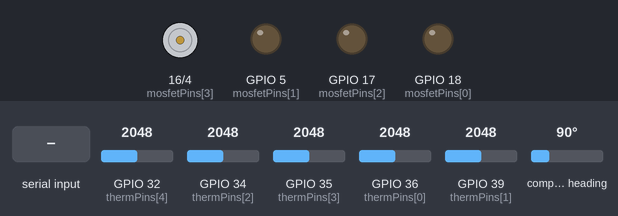
Recording of a sketch running on a simulated ESP32. On the bench: motor-driver pin pairs drawn as motors (green arrow = first pin HIGH = forward, orange = second pin HIGH = backward, longer = more drive), output pins drawn as LEDs (lit = HIGH). The inputs (shaded band) are chosen by the test bench; at power-on: GPIO 32 (thermPins[4]) = 2048, GPIO 34 (thermPins[2]) = 2048, GPIO 35 (thermPins[3]) = 2048, GPIO 36 (thermPins[0]) = 2048, GPIO 39 (thermPins[1]) = 2048, compass heading 90°. Nothing arrives over Bluetooth unless stated; pins used as bus, display or sensor lines are not drawn; what the sketch prints to the serial monitor is not drawn.

Above: at 1.3 s.
1.4 s: "90,45\n" received over Serial
At 1.7 s:
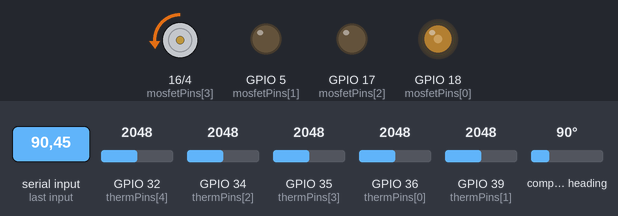
2.9 s: "30,150\n" received over the second serial link
At 4.1 s:
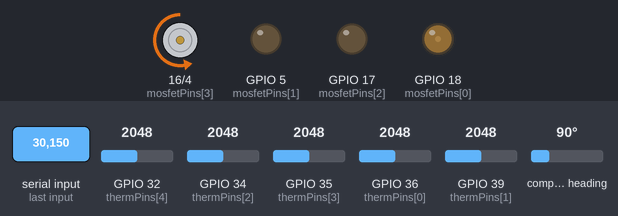
4.4 s: "1\n" received over Serial
At 5.4 s:
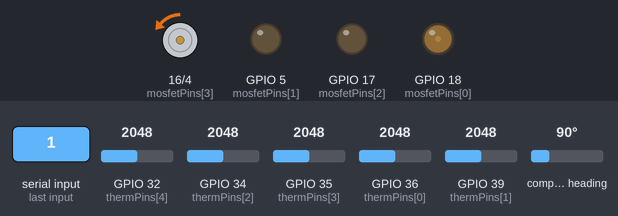
5.9 s: "200\n" received over the second serial link
At 6.8 s:
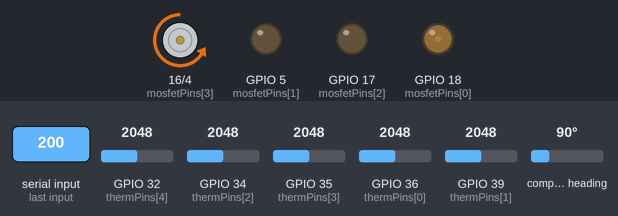
7.4 s: "90\n" received over Serial
At 8.0 s:
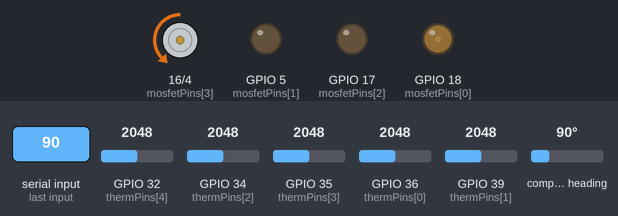
Timing chart, 0 to 10.4 s (numbered marks = the images above; inputs shaded):
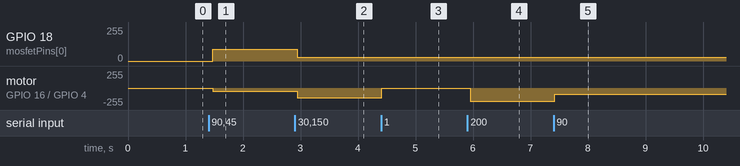

Measured:
- after the input at 1.4 s, GPIO 18 (mosfetPins[0]): 0/255 → 90/255 after 0.07 s; motor on GPIO 16 (mosfetPins[3]) / GPIO 4 (mosfetPins[4]): stopped → backward 45/255 after 0.07 s
- after the input at 2.9 s, GPIO 18 (mosfetPins[0]): 90/255 → 30/255 at once; motor on GPIO 16 (mosfetPins[3]) / GPIO 4 (mosfetPins[4]): backward 45/255 → backward 149/255 at once
- after the input at 4.4 s, motor on GPIO 16 (mosfetPins[3]) / GPIO 4 (mosfetPins[4]): backward 149/255 → backward 1/255 at once
- after the input at 5.9 s, motor on GPIO 16 (mosfetPins[3]) / GPIO 4 (mosfetPins[4]): backward 1/255 → backward 199/255 after 0.05 s
- after the input at 7.4 s, motor on GPIO 16 (mosfetPins[3]) / GPIO 4 (mosfetPins[4]): backward 199/255 → backward 90/255 at once

The sketch:

armband-glove.ino
```cpp
#include <Wire.h>
#include <Adafruit_Sensor.h>
#include <Adafruit_BNO055.h>
#include <utility/imumaths.h>
#include "BluetoothSerial.h"
#include <esp_now.h>
#include <WiFi.h>

#if !defined(CONFIG_BT_ENABLED) || !defined(CONFIG_BLUEDROID_ENABLED)
#error Bluetooth is not enabled!
#endif

BluetoothSerial SerialBT;

// --- BNO055 CONFIG ---
#define I2C_SDA 21
#define I2C_SCL 22
#define BNO_RST 23

Adafruit_BNO055 bno = Adafruit_BNO055(55, 0x29, &Wire);

// --- FINGER SENSOR CONFIG ---
#define NUM_FINGERS 5
const int thermPins[NUM_FINGERS] = {36, 39, 34, 35, 32};
const int mosfetPins[NUM_FINGERS] = {18, 5, 17, 16, 4};

// PWM Settings
const int pwmFreq = 5000;
const int pwmResolution = 8;
int mosfetPWM[NUM_FINGERS] = {0, 0, 0, 0, 0};

// --- ESP-NOW CONFIG ---
typedef struct struct_message {
  int id;
  float w;
  float x;
  float y;
  float z;
} struct_message;

struct_message incomingData;

// Arrays to hold the latest data from the S3s
float s3_1_quat[4] = {1.0, 0.0, 0.0, 0.0};
float s3_2_quat[4] = {1.0, 0.0, 0.0, 0.0};

// Callback function that will be executed when data is received
// Updated callback function for ESP32 Core v3.x+
void OnDataRecv(const esp_now_recv_info *info, const uint8_t *incomingDataPtr, int len) {
  memcpy(&incomingData, incomingDataPtr, sizeof(incomingData));

  // Debug print
  //Serial.printf("Received %d bytes from ID: %d\n", len, incomingData.id);

  if (incomingData.id == 1) {
    s3_1_quat[0] = incomingData.w;
    s3_1_quat[1] = incomingData.x;
    s3_1_quat[2] = incomingData.y;
    s3_1_quat[3] = incomingData.z;
  } else if (incomingData.id == 2) {
    s3_2_quat[0] = incomingData.w;
    s3_2_quat[1] = incomingData.x;
    s3_2_quat[2] = incomingData.y;
    s3_2_quat[3] = incomingData.z;
  }
}

void setup() {
  Serial.begin(115200);

  // Set WiFi to Station mode before initializing ESP-NOW
  WiFi.mode(WIFI_STA);

  // Start Bluetooth
  SerialBT.begin("ESP32_Glove_AHY");
  Serial.println("Bluetooth Started!");

  // Initialize ESP-NOW
  if (esp_now_init() != ESP_OK) {
    Serial.println("Error initializing ESP-NOW");
    return;
  }
  esp_now_register_recv_cb(OnDataRecv);

  // 1. Setup BNO055
  pinMode(BNO_RST, OUTPUT);
  digitalWrite(BNO_RST, LOW); delay(20);
  digitalWrite(BNO_RST, HIGH); delay(100);

  Wire.begin(I2C_SDA, I2C_SCL);
  Wire.setClock(100000);
  Wire.setTimeOut(100);

  if (!bno.begin()) {
    Serial.println("Error: WROOM BNO055 not detected!");
  } else {
    bno.setExtCrystalUse(true);
  }

  // 2. Setup MOSFETs
  for (int i = 0; i < NUM_FINGERS; i++) {
    pinMode(mosfetPins[i], OUTPUT);
    ledcAttach(mosfetPins[i], pwmFreq, pwmResolution);
    ledcWrite(mosfetPins[i], 0);
  }
}

void loop() {
  // ==========================================
  // 1. READ SENSORS AND COMPILE PACKET
  // ==========================================
  imu::Quaternion quat = bno.getQuat();

  // Construct string. Q0 is WROOM, Q1 is S3 #1, Q2 is S3 #2
  String dataPacket = "Q0W:" + String(quat.w(), 4) +
                     ",Q0X:" + String(quat.x(), 4) +
                     ",Q0Y:" + String(quat.y(), 4) +
                     ",Q0Z:" + String(quat.z(), 4);

  dataPacket += ",Q1W:" + String(s3_1_quat[0], 4) +
               ",Q1X:" + String(s3_1_quat[1], 4) +
               ",Q1Y:" + String(s3_1_quat[2], 4) +
               ",Q1Z:" + String(s3_1_quat[3], 4);

  dataPacket += ",Q2W:" + String(s3_2_quat[0], 4) +
               ",Q2X:" + String(s3_2_quat[1], 4) +
               ",Q2Y:" + String(s3_2_quat[2], 4) +
               ",Q2Z:" + String(s3_2_quat[3], 4);

  for (int i = 0; i < NUM_FINGERS; i++) {
    int raw = analogRead(thermPins[i]);
    dataPacket += ",F" + String(i) + ":" + String(raw);
  }

  // Send over Bluetooth and Serial monitor
  SerialBT.println(dataPacket);
  Serial.println(dataPacket);

  // ==========================================
  // 2. CHECK FOR INCOMING INSTRUCTIONS
  // ==========================================
  if (SerialBT.available() || Serial.available()) {
    String incoming = "";
    if(SerialBT.available()) incoming = SerialBT.readStringUntil('\n');
    else incoming = Serial.readStringUntil('\n');

    incoming.trim();

    int lastIndex = 0;
    for(int i = 0; i < NUM_FINGERS; i++) {
      int commaIndex = incoming.indexOf(',', lastIndex);
      if(commaIndex != -1 || i == NUM_FINGERS - 1) {
        String valString = incoming.substring(lastIndex, commaIndex == -1 ? incoming.length() : commaIndex);
        mosfetPWM[i] = valString.toInt();
        lastIndex = commaIndex + 1;

        mosfetPWM[i] = constrain(mosfetPWM[i], 0, 255);
        ledcWrite(mosfetPins[i], mosfetPWM[i]);
      }
    }
  }

  delay(50);
}
```
